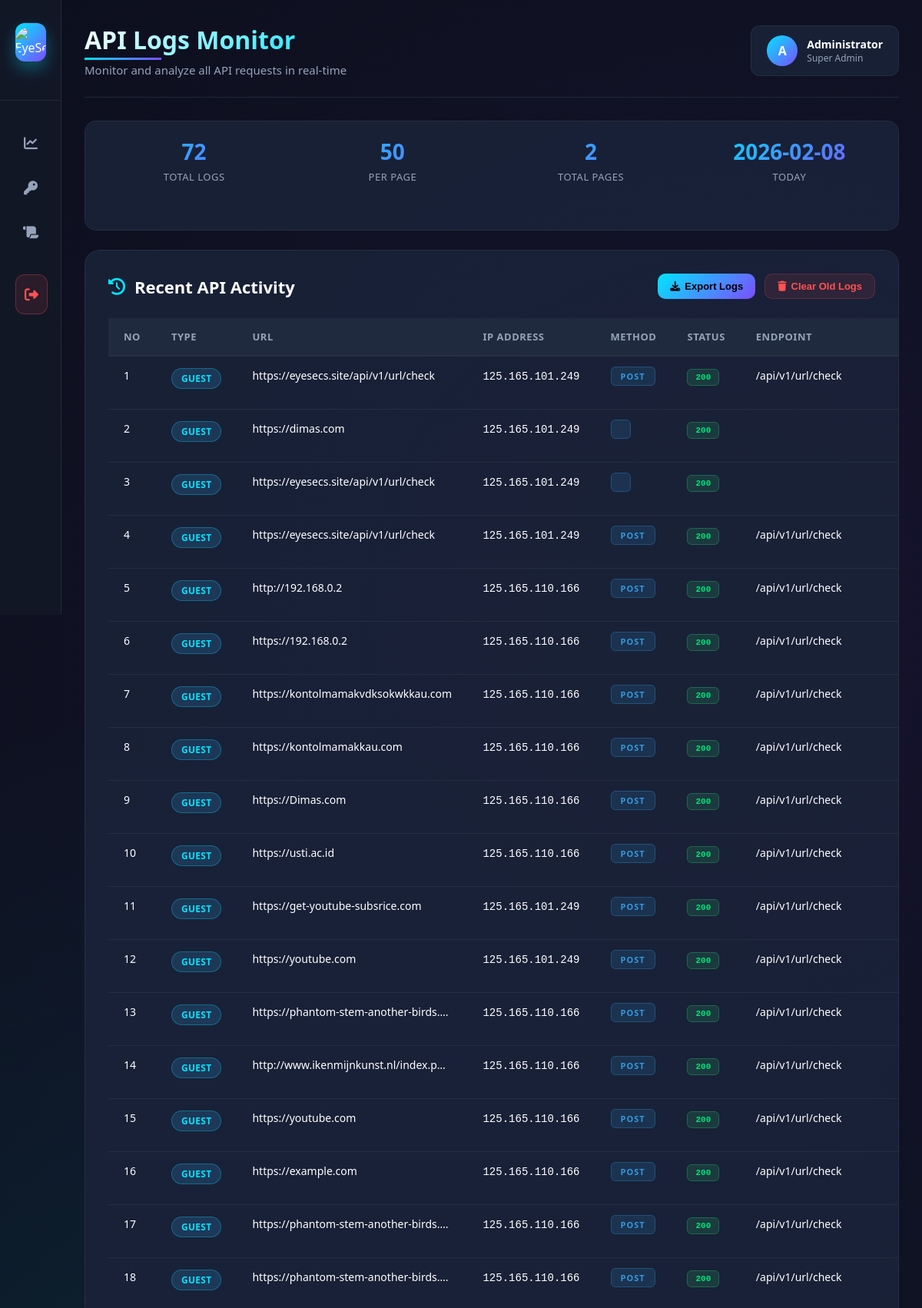
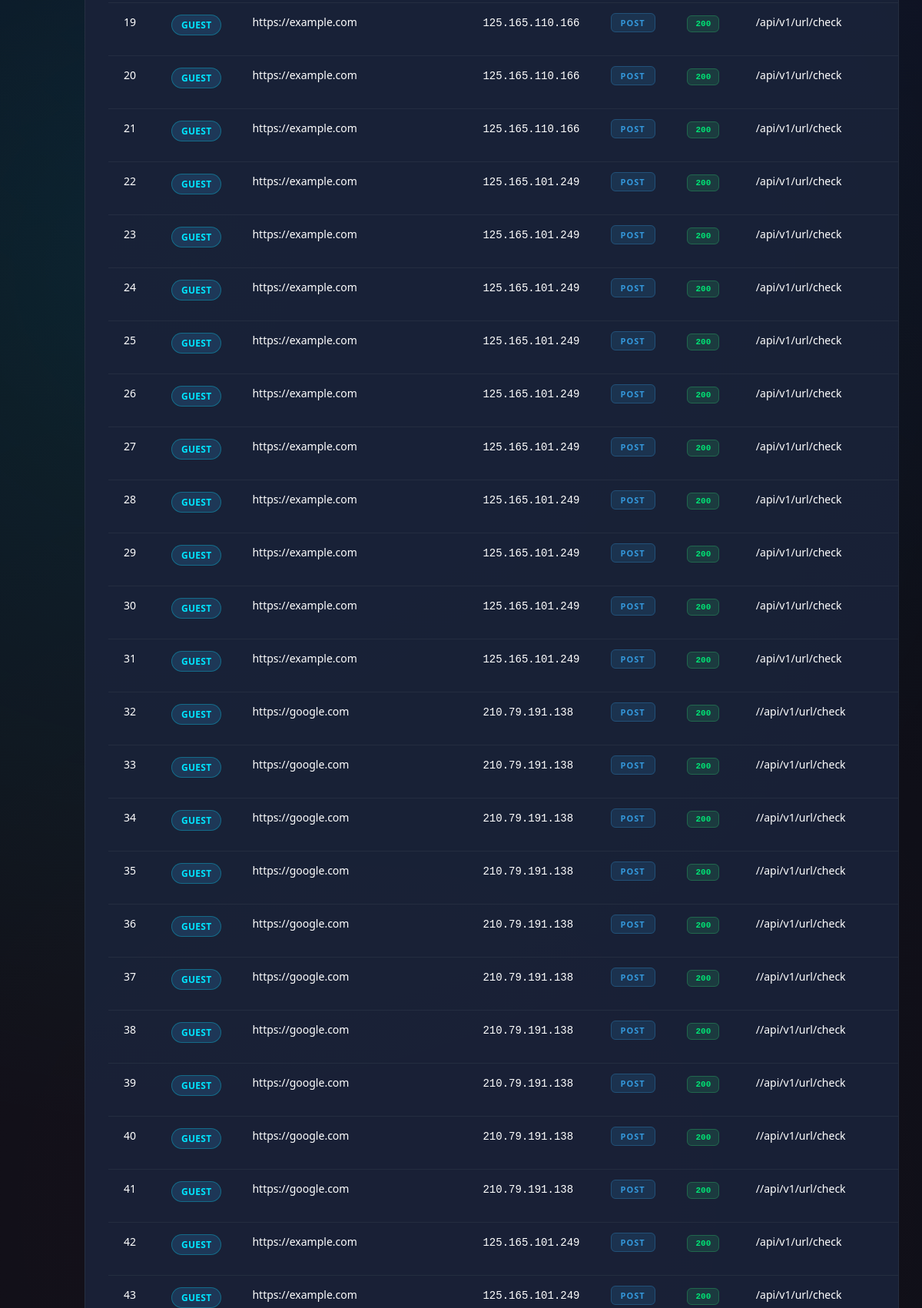
/admin?menu=logs (signed in, upper part), run on the app's committed database (2 pictures, top to bottom).
### tables this page shows
CREATE TABLE `api_logs` (
  `id` int(11) NOT NULL AUTO_INCREMENT,
  `api_key_id` int(11) DEFAULT NULL,
  `url_id` int(11) DEFAULT NULL,
  `client_ip` varchar(45) DEFAULT NULL,
  `method` text DEFAULT NULL,
  `endpoint` text DEFAULT NULL,
  `user_agent` text DEFAULT NULL,
  `created_at` timestamp NOT NULL DEFAULT current_timestamp(),
  PRIMARY KEY (`id`),
  KEY `api_key_id` (`api_key_id`),
  KEY `url_id` (`url_id`),
  CONSTRAINT `api_logs_ibfk_1` FOREIGN KEY (`api_key_id`) REFERENCES `api_keys` (`id`),
  CONSTRAINT `api_logs_ibfk_2` FOREIGN KEY (`url_id`) REFERENCES `urls` (`id`)
);

CREATE TABLE `urls` (
  `id` int(11) NOT NULL AUTO_INCREMENT,
  `url` text NOT NULL,
  `domain` varchar(255) DEFAULT NULL,
  `risk_score` decimal(5,2) DEFAULT NULL,
  `is_phishing` tinyint(1) DEFAULT NULL,
  `ssl_valid` tinyint(1) DEFAULT NULL,
  `redirect_count` int(11) DEFAULT NULL,
  `checked_at` timestamp NOT NULL DEFAULT current_timestamp(),
  PRIMARY KEY (`id`)
);

### admin/logs.php (the view, shortened to what this page needs)
<?php
require '../api/config/database.php';
$limit = 50;
$page = isset($_GET['page']) ? (int)$_GET['page'] : 1;
$offset = ($page - 1) * $limit;
$totalLogs = (int) $pdo->query("SELECT COUNT(*) FROM api_logs")->fetchColumn();
$totalPages = ceil($totalLogs / $limit);
$stmt = $pdo->prepare("
    SELECT
        l.id,
        l.client_ip,
        l.method,
        l.endpoint,
        l.user_agent,
        l.created_at,
        k.owner AS api_owner,
        k.type AS api_type,
        u.url
    FROM api_logs l
    LEFT JOIN api_keys k ON l.api_key_id = k.id
    LEFT JOIN urls u ON l.url_id = u.id
    ORDER BY l.created_at DESC
    LIMIT :limit OFFSET :offset
");
$stmt->bindValue(':limit', $limit, PDO::PARAM_INT);
$stmt->bindValue(':offset', $offset, PDO::PARAM_INT);
$stmt->execute();
$logs = $stmt->fetchAll(PDO::FETCH_ASSOC);
?>
<!DOCTYPE html>
<html lang="id">
<head>
    <link rel="stylesheet" href="https://cdnjs.cloudflare.com/ajax/libs/font-awesome/6.4.0/css/all.min.css">
</head>
<body>
        <header class="page-header">
            <div class="header-title">
                <h1>API Logs Monitor</h1>
                <p>Monitor and analyze all API requests in real-time</p>
            </div>
            <div class="header-actions">
                <div class="user-profile">
                    <div class="user-avatar">A</div>
                    <div class="user-info">
                        <span class="user-name">Administrator</span>
                        <span class="user-role">Super Admin</span>
                    </div>
                </div>
            </div>
        </header>
        <div class="stats-card">
            <div class="stats-grid">
                <div class="stat-item">
                    <div class="stat-value"><?php echo number_format($totalLogs); ?></div>
                    <div class="stat-label">Total Logs</div>
                </div>
                <div class="stat-item">
                    <div class="stat-value"><?php echo $limit; ?></div>
                    <div class="stat-label">Per Page</div>
                </div>
                <div class="stat-item">
                    <div class="stat-value"><?php echo $totalPages; ?></div>
                    <div class="stat-label">Total Pages</div>
                </div>
                <div class="stat-item">
                    <div class="stat-value"><?php echo date('Y-m-d'); ?></div>
                    <div class="stat-label">Today</div>
                </div>
            </div>
        </div>
        <div class="table-container">
            <div class="section-header">
                <div class="section-title">
                    <i class="fas fa-history"></i>
                    Recent API Activity
                </div>
                <div class="table-actions">
                    <button class="btn btn-primary" onclick="exportLogs()">
                        <i class="fas fa-download"></i>
                        Export Logs
                    </button>
                    <button class="btn btn-danger" onclick="clearOldLogs()">
                        <i class="fas fa-trash"></i>
                        Clear Old Logs
                    </button>
                </div>
            </div>
            <?php if (empty($logs)): ?>
                <div class="empty-state">
                    <i class="fas fa-inbox"></i>
                    <h3>No API logs found</h3>
                    <p>Start using the API to see logs appear here</p>
                </div>
            <?php else: ?>
                <table class="data-table" id="logsTable">
                    <thead>
                        <tr>
                            <th>No</th>
                            <th>Type</th>
                            <th>URL</th>
                            <th>IP Address</th>
                            <th>Method</th>
                            <th>Status</th>
                            <th>Endpoint</th>
                        </tr>
                    </thead>
                    <tbody>
                        <?php foreach ($logs as $i => $l): ?>
                            <tr>
                                <td><?php echo $offset + $i + 1; ?></td>
                                <td>
                                    <?php if ($l['api_type'] === 'admin'): ?>
                                        <span class="badge badge-admin">ADMIN</span>
                                    <?php else: ?>
                                        <span class="badge badge-guest">GUEST</span>
                                    <?php endif; ?>
                                </td>
                                <td class="truncate" title="<?php echo htmlspecialchars($l['url'] ?? '-'); ?>">
                                    <?php echo htmlspecialchars($l['url'] ?? '-'); ?>
                                </td>
                                <td>
                                    <code><?php echo htmlspecialchars($l['client_ip']); ?></code>
                                </td>
                                <td>
                                    <?php
                                    $methodClass = strtolower($l['method']) === 'get' ? 'method-get' : 'method-post';
                                    ?>
                                    <span class="method-badge <?php echo $methodClass; ?>">
                                        <?php echo htmlspecialchars($l['method']); ?>
                                    </span>
                                </td>
                                <td>
                                    <?php
                                    if (isset($l['status_code'])):
                                        $statusCode = $l['status_code'];
                                        if ($statusCode >= 200 && $statusCode < 300) {
                                            $statusClass = 'status-200';
                                        } elseif ($statusCode >= 400 && $statusCode < 500) {
                                            $statusClass = 'status-400';
                                        } else {
                                            $statusClass = 'status-500';
                                        }
                                    ?>
                                        <span class="status-badge <?php echo $statusClass; ?>">
                                            <?php echo $statusCode; ?>
                                        </span>
                                    <?php else: ?>
                                        <span class="status-badge status-200">200</span>
                                    <?php endif; ?>
                                </td>
                                <td class="truncate" title="<?php echo htmlspecialchars($l['endpoint']); ?>">
                                    <?php echo htmlspecialchars($l['endpoint']); ?>
                                </td>
                            </tr>
                        <?php endforeach; ?>
                    </tbody>
                </table>
            <?php endif; ?>
        </div>
</body>
</html>

### data on the page
api_logs: i "1", url.url "https://eyesecs.site/api/v1/url/check", client_ip "125.165.101.249", method "POST", endpoint "/api/v1/url/check"
api_logs: i "2", url.url "https://dimas.com", client_ip "125.165.101.249"
api_logs: i "3", url.url "https://eyesecs.site/api/v1/url/check", client_ip "125.165.101.249"
api_logs: i "4", url.url "https://eyesecs.site/api/v1/url/check", client_ip "125.165.101.249", method "POST", endpoint "/api/v1/url/check"
api_logs: i "5", url.url "http://192.168.0.2", client_ip "125.165.110.166", method "POST", endpoint "/api/v1/url/check"
api_logs: i "6", url.url "https://192.168.0.2", client_ip "125.165.110.166", method "POST", endpoint "/api/v1/url/check"
api_logs: i "7", url.url "https://kontolmamakvdksokwkkau.com", client_ip "125.165.110.166", method "POST", endpoint "/api/v1/url/check"
api_logs: i "8", url.url "https://kontolmamakkau.com", client_ip "125.165.110.166", method "POST", endpoint "/api/v1/url/check"
api_logs: i "9", url.url "https://Dimas.com", client_ip "125.165.110.166", method "POST", endpoint "/api/v1/url/check"
api_logs: i "10", url.url "https://usti.ac.id", client_ip "125.165.110.166", method "POST", endpoint "/api/v1/url/check"
api_logs: i "11", url.url "https://get-youtube-subsrice.com", client_ip "125.165.101.249", method "POST", endpoint "/api/v1/url/check"
api_logs: i "12", url.url "https://youtube.com", client_ip "125.165.101.249", method "POST", endpoint "/api/v1/url/check"
api_logs: i "13", url.url "https://phantom-stem-another-birds.…", client_ip "125.165.110.166", method "POST", endpoint "/api/v1/url/check"
api_logs: i "14", url.url "http://www.ikenmijnkunst.nl/index.p…", client_ip "125.165.110.166", method "POST", endpoint "/api/v1/url/check"
api_logs: i "15", url.url "https://youtube.com", client_ip "125.165.110.166", method "POST", endpoint "/api/v1/url/check"
api_logs: i "16", url.url "https://example.com", client_ip "125.165.110.166", method "POST", endpoint "/api/v1/url/check"
api_logs: i "17", url.url "https://phantom-stem-another-birds.…", client_ip "125.165.110.166", method "POST", endpoint "/api/v1/url/check"
api_logs: i "18", url.url "https://phantom-stem-another-birds.…", client_ip "125.165.110.166", method "POST", endpoint "/api/v1/url/check"
api_logs: i "19", url.url "https://example.com", client_ip "125.165.110.166", method "POST", endpoint "/api/v1/url/check"
api_logs: i "20", url.url "https://example.com", client_ip "125.165.110.166", method "POST", endpoint "/api/v1/url/check"
api_logs: i "21", url.url "https://example.com", client_ip "125.165.110.166", method "POST", endpoint "/api/v1/url/check"
api_logs: i "22", url.url "https://example.com", client_ip "125.165.101.249", method "POST", endpoint "/api/v1/url/check"
api_logs: i "23", url.url "https://example.com", client_ip "125.165.101.249", method "POST", endpoint "/api/v1/url/check"
api_logs: i "24", url.url "https://example.com", client_ip "125.165.101.249", method "POST", endpoint "/api/v1/url/check"
api_logs: i "25", url.url "https://example.com", client_ip "125.165.101.249", method "POST", endpoint "/api/v1/url/check"
api_logs: i "26", url.url "https://example.com", client_ip "125.165.101.249", method "POST", endpoint "/api/v1/url/check"
api_logs: i "27", url.url "https://example.com", client_ip "125.165.101.249", method "POST", endpoint "/api/v1/url/check"
api_logs: i "28", url.url "https://example.com", client_ip "125.165.101.249", method "POST", endpoint "/api/v1/url/check"
api_logs: i "29", url.url "https://example.com", client_ip "125.165.101.249", method "POST", endpoint "/api/v1/url/check"
api_logs: i "30", url.url "https://example.com", client_ip "125.165.101.249", method "POST", endpoint "/api/v1/url/check"
api_logs: i "31", url.url "https://example.com", client_ip "125.165.101.249", method "POST", endpoint "/api/v1/url/check"
api_logs: i "32", url.url "https://google.com", client_ip "210.79.191.138", method "POST", endpoint "//api/v1/url/check"
api_logs: i "33", url.url "https://google.com", client_ip "210.79.191.138", method "POST", endpoint "//api/v1/url/check"
api_logs: i "34", url.url "https://google.com", client_ip "210.79.191.138", method "POST", endpoint "//api/v1/url/check"
api_logs: i "35", url.url "https://google.com", client_ip "210.79.191.138", method "POST", endpoint "//api/v1/url/check"
api_logs: i "36", url.url "https://google.com", client_ip "210.79.191.138", method "POST", endpoint "//api/v1/url/check"
api_logs: i "37", url.url "https://google.com", client_ip "210.79.191.138", method "POST", endpoint "//api/v1/url/check"
api_logs: i "38", url.url "https://google.com", client_ip "210.79.191.138", method "POST", endpoint "//api/v1/url/check"
api_logs: i "39", url.url "https://google.com", client_ip "210.79.191.138", method "POST", endpoint "//api/v1/url/check"
api_logs: i "40", url.url "https://google.com", client_ip "210.79.191.138", method "POST", endpoint "//api/v1/url/check"
api_logs: i "41", url.url "https://google.com", client_ip "210.79.191.138", method "POST", endpoint "//api/v1/url/check"
api_logs: i "42", url.url "https://example.com", client_ip "125.165.101.249", method "POST", endpoint "/api/v1/url/check"
api_logs: i "43", url.url "https://example.com", client_ip "125.165.101.249", method "POST", endpoint "/api/v1/url/check"

### other printed values
$totalLogs "72"
$limit "50"
$totalPages "2"
